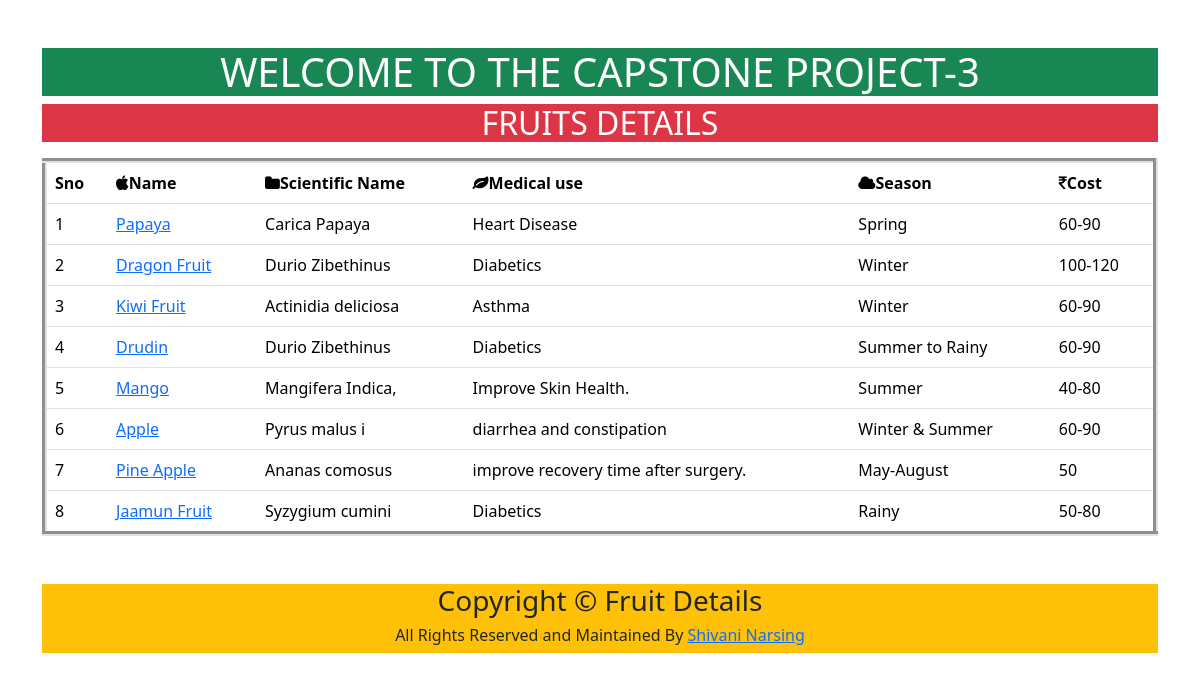
The page / on the database its author committed.
### Market/models.py (models this page shows)
class Fruit(models.Model):
    name=models.CharField(max_length=100)
    scientific_name=models.CharField(max_length=100)
    medical_use=models.CharField(max_length=200)
    season=models.CharField(max_length=100)
    photo=models.ImageField(upload_to='images')
    cost=models.CharField(max_length=10,blank=True)

### Fruits/views.py (the view)
# urls.py: 2. Add a URL to urlpatterns:  path('', views.home, name='home')
def home(request):
    fruits=Fruit.objects.all()
    context={
        'fruits':fruits,
    }
    return render(request,'home.html',context)

### templates/home.html (shortened to what this page needs)
<!DOCTYPE html>
<html lang="en">
<head>
    <link href="https://cdn.jsdelivr.net/npm/bootstrap@5.3.3/dist/css/bootstrap.min.css" rel="stylesheet">
    <link rel="stylesheet" href="https://cdnjs.cloudflare.com/ajax/libs/font-awesome/4.7.0/css/font-awesome.min.css">
</head>
<div class="container mt-5">
    <h1 class="text-center bg-success text-white">WELCOME TO THE CAPSTONE PROJECT-3</h1>
    <h2 class="text-center bg-danger text-white ">FRUITS DETAILS</h2>
    <table class="table table-hover mt-3" border=5>
        <thead>
            <tr>
                <th>Sno</th>
                <th><i class="fa fa-apple"></i>Name</th>
                <th><i class="fa fa-folder"></i>Scientific Name</th>
                <th><i class="fa fa-leaf"></i>Medical use</th>
                <th><i class="fa fa-cloud"></i>Season</th>
                <th><i class="fa fa-rupee"></i>Cost</th>
            </tr>
        </thead>
<tbody>
    {% for x in fruits  %}
    <tr>
        <td>{{forloop.counter}}</td>
        <td><a href="{% url "fruit_detail" x.id %}">{{x.name}}</td>
        <td>{{x.scientific_name}}</td>
        <td>{{x.medical_use}}</td>
        <td>{{x.season}}</td>
        <td>{{x.cost}}</td>
    </tr>
     {% endfor %}
</tbody>
</table>
</div>
<div  class="container mt-5">
<footer class="text-center bg-warning">
<div>
    <div class="row">
        <div class="col">
            <h3>Copyright &copy; Fruit Details</h3>
            <h6> All Rights Reserved and Maintained By <a href="">Shivani Narsing</a></h6>
            </div>
        </div>
    </div>
</div>
</body>
</html>

### rows shown on the page
Fruit: name "Papaya", scientific_name "Carica Papaya", medical_use "Heart Disease", season "Spring", cost "60-90"
Fruit: name "Dragon Fruit", scientific_name "Durio Zibethinus", medical_use "Diabetics", season "Winter", cost "100-120"
Fruit: name "Kiwi Fruit", scientific_name "Actinidia deliciosa", medical_use "Asthma", season "Winter", cost "60-90"
Fruit: name "Drudin", scientific_name "Durio Zibethinus", medical_use "Diabetics", season "Summer to Rainy", cost "60-90"
Fruit: name "Mango", scientific_name "Mangifera Indica,", medical_use "Improve Skin Health.", season "Summer", cost "40-80"
Fruit: name "Apple", scientific_name "Pyrus malus i", medical_use "diarrhea and constipation", season "Winter & Summer", cost "60-90"
Fruit: name "Pine Apple", scientific_name "Ananas comosus", medical_use "improve recovery time after surgery.", season "May-August", cost "50"
Fruit: name "Jaamun Fruit", scientific_name "Syzygium cumini", medical_use "Diabetics", season "Rainy", cost "50-80"
